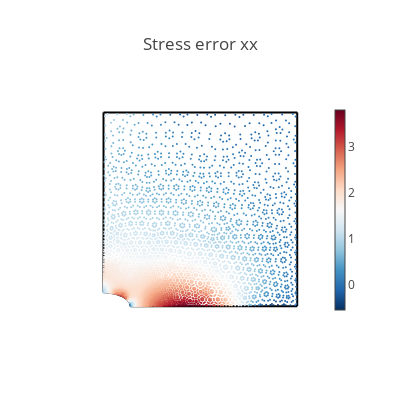
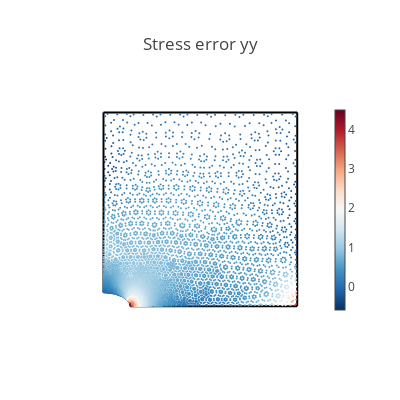
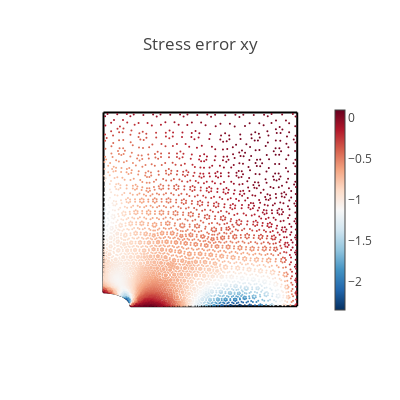
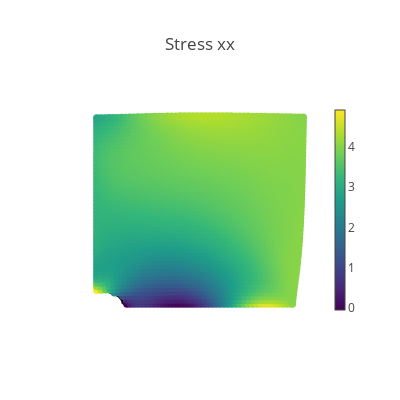

The notebook cell saved with these charts, in order:
### Code cell
# Create a validation domain different from the training domain
val_x, val_y = np.meshgrid(np.linspace(0, L, 50), np.linspace(0, L, 50))
val_domain = np.vstack([val_x.ravel(), val_y.ravel()]).T
mask = (
    ((val_domain[:, 0] ** 2) / (Rx**2)) + ((val_domain[:, 1] ** 2) / (Ry**2))
) > 1
val = torch.tensor(val_domain[mask], requires_grad=True, device= device)
val = val.float()

# Compute model predictions on the validation domain
disp = net(val)
def_val = val + disp
stress = torch.vmap(sigma)(val)
mises = torch.sqrt(
    stress[:, 0, 0] ** 2
    + stress[:, 1, 1] ** 2
    - stress[:, 0, 0] * stress[:, 1, 1]
    + 3 * stress[:, 0, 1] ** 2
)
# print([loss.item() for loss in compute_les(val)])


@torch.no_grad()
def make_plot(x, y, variable, title, cmap=sequential.Viridis, size=8.0):
    fig = go.Figure()

    # Plot boundaries
    m = dict(color="black")
    fig.add_trace(go.Scatter(x=top[:, 0].cpu(), y=top[:, 1].cpu(), mode="lines", marker=m))
    fig.add_trace(go.Scatter(x=bottom[:, 0].cpu(), y=bottom[:, 1].cpu(), mode="lines", marker=m))
    fig.add_trace(go.Scatter(x=left[:, 0].cpu(), y=left[:, 1].cpu(), mode="lines", marker=m))
    fig.add_trace(go.Scatter(x=right[:, 0].cpu(), y=right[:, 1].cpu(), mode="lines", marker=m))
    fig.add_trace(go.Scatter(x=hole[:, 0].cpu(), y=hole[:, 1].cpu(), mode="lines", marker=m))

    # Plot variable values
    m = dict(color=variable, colorscale=cmap, size=size, colorbar=dict(thickness=10))
    fig.add_trace(go.Scatter(x=x, y=y, marker=m, mode="markers"))

    # plot settings
    fig.layout.yaxis.scaleanchor = "x"
    fig.update_layout(
        template="none", width=400, height=400, title=title, showlegend=False
    )
    fig.update_xaxes(visible=False)
    fig.update_yaxes(visible=False)
    fig.show()


# Compute data error
s_data = data_output[:, 0:3]
s_pred = torch.vmap(sigma)(data_input[:, 0:2])
ds_xx = s_data[:, 0] - s_pred[:, 0, 0]
ds_yy = s_data[:, 1] - s_pred[:, 1, 1]
ds_xy = s_data[:, 2] - s_pred[:, 0, 1]


# Plot stress errors
cmap = sequential.RdBu_r
make_plot(*data_input[:, 0:2].T.cpu(), ds_xx.cpu(), "Stress error xx", size=2.0, cmap=cmap)
make_plot(*data_input[:, 0:2].T.cpu(), ds_yy.cpu(), "Stress error yy", size=2.0, cmap=cmap)
make_plot(*data_input[:, 0:2].T.cpu(), ds_xy.cpu(), "Stress error xy", size=2.0, cmap=cmap)

# Plot stresses
make_plot(*def_val.T.cpu(), stress[:, 0, 0].cpu(), "Stress xx")
make_plot(*def_val.T.cpu(), stress[:, 0, 1].cpu(), "Stress xy")
make_plot(*def_val.T.cpu(), stress[:, 1, 1].cpu(), "Stress yy")
make_plot(*def_val.T.cpu(), mises.cpu(), "Mises stress")

# Plot displacements
make_plot(*def_val.T.cpu(), disp[:, 0].cpu(), "Displacement in x", cmap=sequential.Inferno)
make_plot(*def_val.T.cpu(), disp[:, 1].cpu(), "Displacement in y", cmap=sequential.Inferno)

### Figure 1 — Plotly figure (JSON) as saved in the notebook; plotly's stock layout.template omitted (floating-point values rounded to 4 significant figures; data arrays with more than 128 entries replaced by an {"elided": "..."} marker saying what was removed)
{"data": [{"marker": {"color": "black"}, "mode": "lines", "type": "scatter", "x": [0, 0.04167, 0.08333, 0.125, 0.1667, 0.2083, 0.25, 0.2917, 0.3333, 0.375, 0.4167, 0.4583, 0.5, 0.5417, 0.5833, 0.625, 0.6667, 0.7083, 0.75, 0.7917, 0.8333, 0.875, 0.9167, 0.9583, 1], "y": [1, 1, 1, 1, 1, 1, 1, 1, 1, 1, 1, 1, 1, 1, 1, 1, 1, 1, 1, 1, 1, 1, 1, 1, 1]}, {"marker": {"color": "black"}, "mode": "lines", "type": "scatter", "x": [0.14, 0.183, 0.226, 0.269, 0.312, 0.355, 0.398, 0.441, 0.484, 0.527, 0.57, 0.613, 0.656, 0.699, 0.742, 0.785, 0.828, 0.871, 0.914, 0.957, 1], "y": [0, 0, 0, 0, 0, 0, 0, 0, 0, 0, 0, 0, 0, 0, 0, 0, 0, 0, 0, 0, 0]}, {"marker": {"color": "black"}, "mode": "lines", "type": "scatter", "x": [0, 0, 0, 0, 0, 0, 0, 0, 0, 0, 0, 0, 0, 0, 0, 0, 0, 0, 0, 0, 0, 0, 0], "y": [0.07143, 0.1136, 0.1558, 0.1981, 0.2403, 0.2825, 0.3247, 0.3669, 0.4091, 0.4513, 0.4935, 0.5357, 0.5779, 0.6201, 0.6623, 0.7045, 0.7468, 0.789, 0.8312, 0.8734, 0.9156, 0.9578, 1]}, {"marker": {"color": "black"}, "mode": "lines", "type": "scatter", "x": [1, 1, 1, 1, 1, 1, 1, 1, 1, 1, 1, 1, 1, 1, 1, 1, 1, 1, 1, 1, 1, 1, 1, 1, 1], "y": [0, 0.04167, 0.08333, 0.125, 0.1667, 0.2083, 0.25, 0.2917, 0.3333, 0.375, 0.4167, 0.4583, 0.5, 0.5417, 0.5833, 0.625, 0.6667, 0.7083, 0.75, 0.7917, 0.8333, 0.875, 0.9167, 0.9583, 1]}, {"marker": {"color": "black"}, "mode": "lines", "type": "scatter", "x": [0.14, 0.1399, 0.1398, 0.1394, 0.139, 0.1385, 0.1378, 0.137, 0.1361, 0.135, 0.1339, 0.1326, 0.1312, 0.1297, 0.1281, 0.1264, 0.1246, 0.1226, 0.1205, 0.1184, 0.1161, 0.1137, 0.1113, 0.1087, 0.1061, 0.1033, 0.1005, 0.09752, 0.0945, 0.0914, 0.08821, 0.08495, 0.08162, 0.07821, 0.07474, 0.07119, 0.06759, 0.06393, 0.06021, 0.05644, 0.05262, 0.04875, 0.04484, 0.04089, 0.0369, 0.03288, 0.02884, 0.02476, 0.02067, 0.01656, 0.01243, 0.008294, 0.004149, 8.573e-18], "y": [0, 0.002117, 0.004231, 0.006343, 0.008448, 0.01055, 0.01264, 0.01471, 0.01678, 0.01883, 0.02086, 0.02288, 0.02487, 0.02684, 0.02879, 0.03072, 0.03262, 0.03449, 0.03632, 0.03813, 0.0399, 0.04164, 0.04334, 0.04501, 0.04663, 0.04821, 0.04975, 0.05125, 0.0527, 0.05411, 0.05547, 0.05678, 0.05803, 0.05924, 0.0604, 0.0615, 0.06255, 0.06355, 0.06449, 0.06537, 0.06619, 0.06696, 0.06767, 0.06831, 0.0689, 0.06943, 0.0699, 0.0703, 0.07065, 0.07093, 0.07115, 0.0713, 0.0714, 0.07143]}, {"marker": {"color": {"elided": "5526 float values"}, "colorbar": {"thickness": 10}, "colorscale": [[0, "rgb(5,48,97)"], [0.1, "rgb(33,102,172)"], [0.2, "rgb(67,147,195)"], [0.3, "rgb(146,197,222)"], [0.4, "rgb(209,229,240)"], [0.5, "rgb(247,247,247)"], [0.6, "rgb(253,219,199)"], [0.7, "rgb(244,165,130)"], [0.8, "rgb(214,96,77)"], [0.9, "rgb(178,24,43)"], [1, "rgb(103,0,31)"]], "size": 2}, "mode": "markers", "type": "scatter", "x": {"elided": "5526 float values"}, "y": {"elided": "5526 float values"}}], "layout": {"height": 400, "showlegend": false, "title": {"text": "Stress error xx"}, "width": 400, "xaxis": {"visible": false}, "yaxis": {"scaleanchor": "x", "visible": false}}}

### Figure 2 — Plotly figure (JSON) as saved in the notebook; plotly's stock layout.template omitted (floating-point values rounded to 4 significant figures; data arrays with more than 128 entries replaced by an {"elided": "..."} marker saying what was removed)
{"data": [{"marker": {"color": "black"}, "mode": "lines", "type": "scatter", "x": [0, 0.04167, 0.08333, 0.125, 0.1667, 0.2083, 0.25, 0.2917, 0.3333, 0.375, 0.4167, 0.4583, 0.5, 0.5417, 0.5833, 0.625, 0.6667, 0.7083, 0.75, 0.7917, 0.8333, 0.875, 0.9167, 0.9583, 1], "y": [1, 1, 1, 1, 1, 1, 1, 1, 1, 1, 1, 1, 1, 1, 1, 1, 1, 1, 1, 1, 1, 1, 1, 1, 1]}, {"marker": {"color": "black"}, "mode": "lines", "type": "scatter", "x": [0.14, 0.183, 0.226, 0.269, 0.312, 0.355, 0.398, 0.441, 0.484, 0.527, 0.57, 0.613, 0.656, 0.699, 0.742, 0.785, 0.828, 0.871, 0.914, 0.957, 1], "y": [0, 0, 0, 0, 0, 0, 0, 0, 0, 0, 0, 0, 0, 0, 0, 0, 0, 0, 0, 0, 0]}, {"marker": {"color": "black"}, "mode": "lines", "type": "scatter", "x": [0, 0, 0, 0, 0, 0, 0, 0, 0, 0, 0, 0, 0, 0, 0, 0, 0, 0, 0, 0, 0, 0, 0], "y": [0.07143, 0.1136, 0.1558, 0.1981, 0.2403, 0.2825, 0.3247, 0.3669, 0.4091, 0.4513, 0.4935, 0.5357, 0.5779, 0.6201, 0.6623, 0.7045, 0.7468, 0.789, 0.8312, 0.8734, 0.9156, 0.9578, 1]}, {"marker": {"color": "black"}, "mode": "lines", "type": "scatter", "x": [1, 1, 1, 1, 1, 1, 1, 1, 1, 1, 1, 1, 1, 1, 1, 1, 1, 1, 1, 1, 1, 1, 1, 1, 1], "y": [0, 0.04167, 0.08333, 0.125, 0.1667, 0.2083, 0.25, 0.2917, 0.3333, 0.375, 0.4167, 0.4583, 0.5, 0.5417, 0.5833, 0.625, 0.6667, 0.7083, 0.75, 0.7917, 0.8333, 0.875, 0.9167, 0.9583, 1]}, {"marker": {"color": "black"}, "mode": "lines", "type": "scatter", "x": [0.14, 0.1399, 0.1398, 0.1394, 0.139, 0.1385, 0.1378, 0.137, 0.1361, 0.135, 0.1339, 0.1326, 0.1312, 0.1297, 0.1281, 0.1264, 0.1246, 0.1226, 0.1205, 0.1184, 0.1161, 0.1137, 0.1113, 0.1087, 0.1061, 0.1033, 0.1005, 0.09752, 0.0945, 0.0914, 0.08821, 0.08495, 0.08162, 0.07821, 0.07474, 0.07119, 0.06759, 0.06393, 0.06021, 0.05644, 0.05262, 0.04875, 0.04484, 0.04089, 0.0369, 0.03288, 0.02884, 0.02476, 0.02067, 0.01656, 0.01243, 0.008294, 0.004149, 8.573e-18], "y": [0, 0.002117, 0.004231, 0.006343, 0.008448, 0.01055, 0.01264, 0.01471, 0.01678, 0.01883, 0.02086, 0.02288, 0.02487, 0.02684, 0.02879, 0.03072, 0.03262, 0.03449, 0.03632, 0.03813, 0.0399, 0.04164, 0.04334, 0.04501, 0.04663, 0.04821, 0.04975, 0.05125, 0.0527, 0.05411, 0.05547, 0.05678, 0.05803, 0.05924, 0.0604, 0.0615, 0.06255, 0.06355, 0.06449, 0.06537, 0.06619, 0.06696, 0.06767, 0.06831, 0.0689, 0.06943, 0.0699, 0.0703, 0.07065, 0.07093, 0.07115, 0.0713, 0.0714, 0.07143]}, {"marker": {"color": {"elided": "5526 float values"}, "colorbar": {"thickness": 10}, "colorscale": [[0, "rgb(5,48,97)"], [0.1, "rgb(33,102,172)"], [0.2, "rgb(67,147,195)"], [0.3, "rgb(146,197,222)"], [0.4, "rgb(209,229,240)"], [0.5, "rgb(247,247,247)"], [0.6, "rgb(253,219,199)"], [0.7, "rgb(244,165,130)"], [0.8, "rgb(214,96,77)"], [0.9, "rgb(178,24,43)"], [1, "rgb(103,0,31)"]], "size": 2}, "mode": "markers", "type": "scatter", "x": {"elided": "5526 float values"}, "y": {"elided": "5526 float values"}}], "layout": {"height": 400, "showlegend": false, "title": {"text": "Stress error yy"}, "width": 400, "xaxis": {"visible": false}, "yaxis": {"scaleanchor": "x", "visible": false}}}

### Figure 3 — Plotly figure (JSON) as saved in the notebook; plotly's stock layout.template omitted (floating-point values rounded to 4 significant figures; data arrays with more than 128 entries replaced by an {"elided": "..."} marker saying what was removed)
{"data": [{"marker": {"color": "black"}, "mode": "lines", "type": "scatter", "x": [0, 0.04167, 0.08333, 0.125, 0.1667, 0.2083, 0.25, 0.2917, 0.3333, 0.375, 0.4167, 0.4583, 0.5, 0.5417, 0.5833, 0.625, 0.6667, 0.7083, 0.75, 0.7917, 0.8333, 0.875, 0.9167, 0.9583, 1], "y": [1, 1, 1, 1, 1, 1, 1, 1, 1, 1, 1, 1, 1, 1, 1, 1, 1, 1, 1, 1, 1, 1, 1, 1, 1]}, {"marker": {"color": "black"}, "mode": "lines", "type": "scatter", "x": [0.14, 0.183, 0.226, 0.269, 0.312, 0.355, 0.398, 0.441, 0.484, 0.527, 0.57, 0.613, 0.656, 0.699, 0.742, 0.785, 0.828, 0.871, 0.914, 0.957, 1], "y": [0, 0, 0, 0, 0, 0, 0, 0, 0, 0, 0, 0, 0, 0, 0, 0, 0, 0, 0, 0, 0]}, {"marker": {"color": "black"}, "mode": "lines", "type": "scatter", "x": [0, 0, 0, 0, 0, 0, 0, 0, 0, 0, 0, 0, 0, 0, 0, 0, 0, 0, 0, 0, 0, 0, 0], "y": [0.07143, 0.1136, 0.1558, 0.1981, 0.2403, 0.2825, 0.3247, 0.3669, 0.4091, 0.4513, 0.4935, 0.5357, 0.5779, 0.6201, 0.6623, 0.7045, 0.7468, 0.789, 0.8312, 0.8734, 0.9156, 0.9578, 1]}, {"marker": {"color": "black"}, "mode": "lines", "type": "scatter", "x": [1, 1, 1, 1, 1, 1, 1, 1, 1, 1, 1, 1, 1, 1, 1, 1, 1, 1, 1, 1, 1, 1, 1, 1, 1], "y": [0, 0.04167, 0.08333, 0.125, 0.1667, 0.2083, 0.25, 0.2917, 0.3333, 0.375, 0.4167, 0.4583, 0.5, 0.5417, 0.5833, 0.625, 0.6667, 0.7083, 0.75, 0.7917, 0.8333, 0.875, 0.9167, 0.9583, 1]}, {"marker": {"color": "black"}, "mode": "lines", "type": "scatter", "x": [0.14, 0.1399, 0.1398, 0.1394, 0.139, 0.1385, 0.1378, 0.137, 0.1361, 0.135, 0.1339, 0.1326, 0.1312, 0.1297, 0.1281, 0.1264, 0.1246, 0.1226, 0.1205, 0.1184, 0.1161, 0.1137, 0.1113, 0.1087, 0.1061, 0.1033, 0.1005, 0.09752, 0.0945, 0.0914, 0.08821, 0.08495, 0.08162, 0.07821, 0.07474, 0.07119, 0.06759, 0.06393, 0.06021, 0.05644, 0.05262, 0.04875, 0.04484, 0.04089, 0.0369, 0.03288, 0.02884, 0.02476, 0.02067, 0.01656, 0.01243, 0.008294, 0.004149, 8.573e-18], "y": [0, 0.002117, 0.004231, 0.006343, 0.008448, 0.01055, 0.01264, 0.01471, 0.01678, 0.01883, 0.02086, 0.02288, 0.02487, 0.02684, 0.02879, 0.03072, 0.03262, 0.03449, 0.03632, 0.03813, 0.0399, 0.04164, 0.04334, 0.04501, 0.04663, 0.04821, 0.04975, 0.05125, 0.0527, 0.05411, 0.05547, 0.05678, 0.05803, 0.05924, 0.0604, 0.0615, 0.06255, 0.06355, 0.06449, 0.06537, 0.06619, 0.06696, 0.06767, 0.06831, 0.0689, 0.06943, 0.0699, 0.0703, 0.07065, 0.07093, 0.07115, 0.0713, 0.0714, 0.07143]}, {"marker": {"color": {"elided": "5526 float values"}, "colorbar": {"thickness": 10}, "colorscale": [[0, "rgb(5,48,97)"], [0.1, "rgb(33,102,172)"], [0.2, "rgb(67,147,195)"], [0.3, "rgb(146,197,222)"], [0.4, "rgb(209,229,240)"], [0.5, "rgb(247,247,247)"], [0.6, "rgb(253,219,199)"], [0.7, "rgb(244,165,130)"], [0.8, "rgb(214,96,77)"], [0.9, "rgb(178,24,43)"], [1, "rgb(103,0,31)"]], "size": 2}, "mode": "markers", "type": "scatter", "x": {"elided": "5526 float values"}, "y": {"elided": "5526 float values"}}], "layout": {"height": 400, "showlegend": false, "title": {"text": "Stress error xy"}, "width": 400, "xaxis": {"visible": false}, "yaxis": {"scaleanchor": "x", "visible": false}}}

### Figure 4 — Plotly figure (JSON) as saved in the notebook; plotly's stock layout.template omitted (floating-point values rounded to 4 significant figures; data arrays with more than 128 entries replaced by an {"elided": "..."} marker saying what was removed)
{"data": [{"marker": {"color": "black"}, "mode": "lines", "type": "scatter", "x": [0, 0.04167, 0.08333, 0.125, 0.1667, 0.2083, 0.25, 0.2917, 0.3333, 0.375, 0.4167, 0.4583, 0.5, 0.5417, 0.5833, 0.625, 0.6667, 0.7083, 0.75, 0.7917, 0.8333, 0.875, 0.9167, 0.9583, 1], "y": [1, 1, 1, 1, 1, 1, 1, 1, 1, 1, 1, 1, 1, 1, 1, 1, 1, 1, 1, 1, 1, 1, 1, 1, 1]}, {"marker": {"color": "black"}, "mode": "lines", "type": "scatter", "x": [0.14, 0.183, 0.226, 0.269, 0.312, 0.355, 0.398, 0.441, 0.484, 0.527, 0.57, 0.613, 0.656, 0.699, 0.742, 0.785, 0.828, 0.871, 0.914, 0.957, 1], "y": [0, 0, 0, 0, 0, 0, 0, 0, 0, 0, 0, 0, 0, 0, 0, 0, 0, 0, 0, 0, 0]}, {"marker": {"color": "black"}, "mode": "lines", "type": "scatter", "x": [0, 0, 0, 0, 0, 0, 0, 0, 0, 0, 0, 0, 0, 0, 0, 0, 0, 0, 0, 0, 0, 0, 0], "y": [0.07143, 0.1136, 0.1558, 0.1981, 0.2403, 0.2825, 0.3247, 0.3669, 0.4091, 0.4513, 0.4935, 0.5357, 0.5779, 0.6201, 0.6623, 0.7045, 0.7468, 0.789, 0.8312, 0.8734, 0.9156, 0.9578, 1]}, {"marker": {"color": "black"}, "mode": "lines", "type": "scatter", "x": [1, 1, 1, 1, 1, 1, 1, 1, 1, 1, 1, 1, 1, 1, 1, 1, 1, 1, 1, 1, 1, 1, 1, 1, 1], "y": [0, 0.04167, 0.08333, 0.125, 0.1667, 0.2083, 0.25, 0.2917, 0.3333, 0.375, 0.4167, 0.4583, 0.5, 0.5417, 0.5833, 0.625, 0.6667, 0.7083, 0.75, 0.7917, 0.8333, 0.875, 0.9167, 0.9583, 1]}, {"marker": {"color": "black"}, "mode": "lines", "type": "scatter", "x": [0.14, 0.1399, 0.1398, 0.1394, 0.139, 0.1385, 0.1378, 0.137, 0.1361, 0.135, 0.1339, 0.1326, 0.1312, 0.1297, 0.1281, 0.1264, 0.1246, 0.1226, 0.1205, 0.1184, 0.1161, 0.1137, 0.1113, 0.1087, 0.1061, 0.1033, 0.1005, 0.09752, 0.0945, 0.0914, 0.08821, 0.08495, 0.08162, 0.07821, 0.07474, 0.07119, 0.06759, 0.06393, 0.06021, 0.05644, 0.05262, 0.04875, 0.04484, 0.04089, 0.0369, 0.03288, 0.02884, 0.02476, 0.02067, 0.01656, 0.01243, 0.008294, 0.004149, 8.573e-18], "y": [0, 0.002117, 0.004231, 0.006343, 0.008448, 0.01055, 0.01264, 0.01471, 0.01678, 0.01883, 0.02086, 0.02288, 0.02487, 0.02684, 0.02879, 0.03072, 0.03262, 0.03449, 0.03632, 0.03813, 0.0399, 0.04164, 0.04334, 0.04501, 0.04663, 0.04821, 0.04975, 0.05125, 0.0527, 0.05411, 0.05547, 0.05678, 0.05803, 0.05924, 0.0604, 0.0615, 0.06255, 0.06355, 0.06449, 0.06537, 0.06619, 0.06696, 0.06767, 0.06831, 0.0689, 0.06943, 0.0699, 0.0703, 0.07065, 0.07093, 0.07115, 0.0713, 0.0714, 0.07143]}, {"marker": {"color": {"elided": "2476 float values"}, "colorbar": {"thickness": 10}, "colorscale": [[0, "#440154"], [0.1111, "#482878"], [0.2222, "#3e4989"], [0.3333, "#31688e"], [0.4444, "#26828e"], [0.5556, "#1f9e89"], [0.6667, "#35b779"], [0.7778, "#6ece58"], [0.8889, "#b5de2b"], [1, "#fde725"]], "size": 8}, "mode": "markers", "type": "scatter", "x": {"elided": "2476 float values"}, "y": {"elided": "2476 float values"}}], "layout": {"height": 400, "showlegend": false, "title": {"text": "Stress xx"}, "width": 400, "xaxis": {"visible": false}, "yaxis": {"scaleanchor": "x", "visible": false}}}
